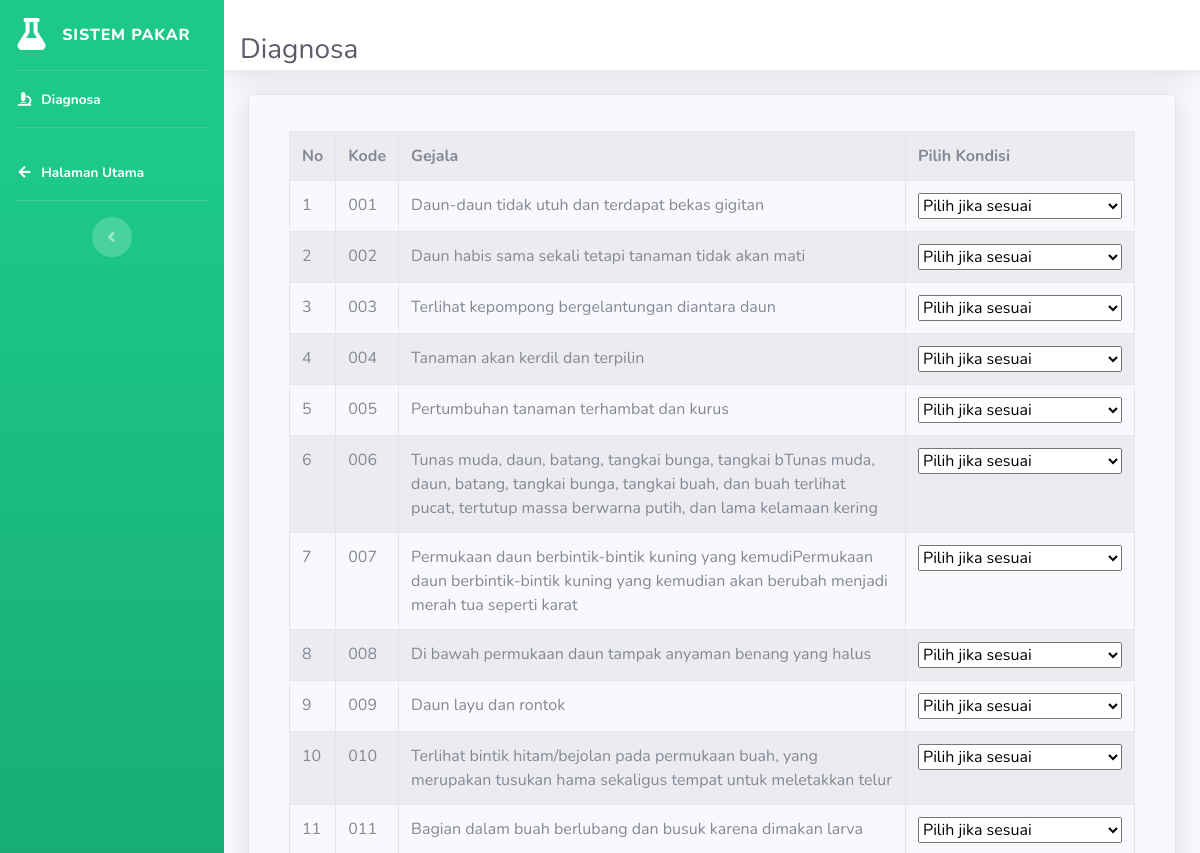
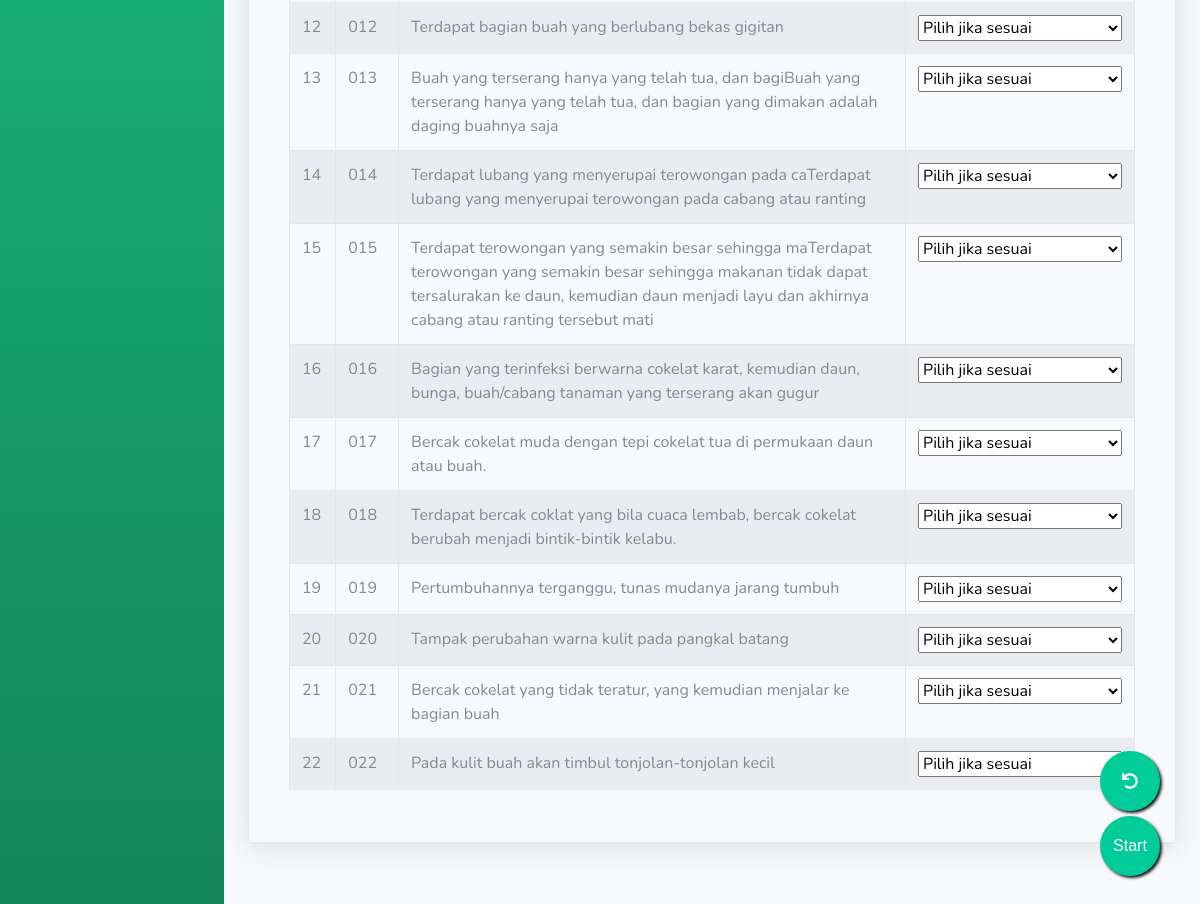
Screenshot of /konsultasi/index.php with the database file from the repository (2 pictures, top to bottom).
### tables this page shows
CREATE TABLE `gejala` (
  `id` int(11) NOT NULL AUTO_INCREMENT,
  `kode_gejala` varchar(5) NOT NULL,
  `gejala` varchar(255) NOT NULL,
  PRIMARY KEY (`id`)
);

### konsultasi/index.php (the view, shortened to what this page needs)
<?php
include "../config/config.php";
if (@$_POST['submit']) {
    include "head.php";
    echo "<title>Halaman Konsultasi</title></head>";
date_default_timezone_set("Asia/Jakarta");
$inptanggal = date('Y-m-d H:i:s');
$arbobot = array('0', '1', '0.8', '0.6', '0.4', '-0.2', '-0.4', '-0.6', '-0.8', '-1');
$argejala = array();
for ($i = 0; $i < count($_POST['kondisi']); $i++) {
    $arkondisi = explode("_", $_POST['kondisi'][$i]);
    if (strlen($_POST['kondisi'][$i]) > 1) {
        $argejala += array($arkondisi[0] => $arkondisi[1]);
    }
}
$sqlkondisi = mysqli_query($conn, "SELECT * FROM kondisi order by id");
while ($rkondisi = mysqli_fetch_array($sqlkondisi)) {
    $arkondisitext[$rkondisi['id']] = $rkondisi['kondisi'];
}
$sqlpkt = mysqli_query($conn, "SELECT * FROM penyakit order by id");
while ($rpkt = mysqli_fetch_array($sqlpkt)) {
    $arpkt[$rpkt['id']] = $rpkt['nama_penyakit'];
    $ardpkt[$rpkt['id']] = $rpkt['det_penyakit'];
    $arspkt[$rpkt['id']] = $rpkt['srn_penyakit'];
    $argpkt[$rpkt['id']] = $rpkt['img'];
}
$sqlpenyakit = mysqli_query($conn, "SELECT * FROM penyakit order by id");
$arpenyakit = array();
while ($rpenyakit = mysqli_fetch_array($sqlpenyakit)) {
  $cftotal_temp = 0;
  $cf = 0;
  $sqlgejala = mysqli_query($conn, "SELECT * FROM pengetahuan where id=$rpenyakit[id]");
  $cflama = 0;
  while ($rgejala = mysqli_fetch_array($sqlgejala)) {
    $arkondisi = explode("_", $_POST['kondisi'][0]);
    $gejala = $arkondisi[0];
    for ($i = 0; $i < count($_POST['kondisi']); $i++) {
      $arkondisi = explode("_", $_POST['kondisi'][$i]);
      $gejala = $arkondisi[0];
      if ($rgejala['id'] == $gejala) {
        $cf = ($rgejala['mb'] - $rgejala['md']) * $arbobot[$arkondisi[1]];
        if (($cf >= 0) && ($cf * $cflama >= 0)) {
          $cflama = $cflama + ($cf * (1 - $cflama));
        }
        if ($cf * $cflama < 0) {
          $cflama = ($cflama + $cf) / (1 - min(abs($cflama), abs($cf)));
        }
        if (($cf < 0) && ($cf * $cflama >= 0)) {
          $cflama = $cflama + ($cf * (1 + $cflama));
        }
      }
    }
  }
  if ($cflama > 0) {
    $arpenyakit += array($rpenyakit['id'] => number_format($cflama, 4));
}
}
arsort($arpenyakit);
$inpgejala = serialize($argejala);
$inppenyakit = serialize($arpenyakit);
$np1 = 0;
foreach ($arpenyakit as $key1 => $value1) {
  $np1++;
  $idpkt1[$np1] = $key1;
  $vlpkt1[$np1] = $value1;
}
mysqli_query($conn, "INSERT INTO riwayat(
            tanggal,
            gejala,
            penyakit,
            hasil_id,
            hasil_nilai
            )
      VALUES(
          '$inptanggal',
          '$inpgejala',
          '$inppenyakit',
          '$idpkt1[1]',
          '$vlpkt1[1]'
          )");
echo "<div class='container'><div class='content'>
	<h3 class='text'>Hasil Diagnosis &nbsp;&nbsp;</h2><a class='btn btn-info' href='".BASE_URL."konsultasi/' id='print' data-toggle='tooltip' data-placement='right' title='Klik tombol ini untuk mencetak hasil diagnosa'><i class='fa fa-arrow-left'></i> Kembali</a>
  <button class='btn btn-primary' id='print' onClick='window.print();' data-toggle='tooltip' data-placement='right' title='Klik tombol ini untuk mencetak hasil diagnosa'><i class='fa fa-print'></i> Cetak</button>
	          <hr><table class='table table-bordered table-striped diagnosa'>
          <th width=8%>No</th>
          <th width=10%>Kode</th>
          <th>Gejala yang dialami (keluhan)</th>
          <th width=20%>Pilihan</th>
          </tr>";
      $ig = 0;
      foreach ($argejala as $key => $value) {
        $kondisi = $value;
        $ig++;
        $gejala = $key;
        $sql4 = mysqli_query($conn, "SELECT * FROM gejala where id = '$key'");
        $r4 = mysqli_fetch_array($sql4);
        echo '<tr ><td>' . $ig . '</td>';
        echo '<td>' . str_pad($r4['kode_gejala'], 3, '0', STR_PAD_LEFT) . '</td>';
        echo '<td><span class="hasil text text-primary">' . $r4['gejala'] . "</span></td>";
        echo '<td><span class="kondisipilih">' . $arkondisitext[$kondisi] . "</span></td></tr>";
      }
      $np = 0;
      foreach ($arpenyakit as $key => $value) {
        $np++;
        $idpkt[$np] = $key;
        $nmpkt[$np] = $arpkt[$key];
        $vlpkt[$np] = $value;
      }
      if ($argpkt[$idpkt[1]]) {
        $gambar = '../gambar/penyakit/' . $argpkt[$idpkt[1]];
      } else {
        $gambar = '../gambar/noimage.png';
      }
      echo "</table><img class='card-img-top img-bordered-sm' style='float:right; margin-left:15px;' src='" . $gambar . "'><hr><h4>Hasil Diagnosa :</h3>";
      echo "<div class='callout callout-default'><h5>Jenis penyakit yang diderita adalah</h5> <b><h5 class='text text-success'>" . $nmpkt[1] . "</b> / " . $vlpkt[1] * 100 . " % (" . $vlpkt[1] . ")<br></h3>";
      echo "</div><br><br><br><br><br><hr><div class='box box-info box-solid'><div class='box-header with-border'><h3 class='box-title'>Detail :</h3></div><div class='box-body'><h5>";
      echo $ardpkt[$idpkt[1]];
      echo "</h5><br><hr></div></div>
          <div class='box box-warning box-solid'><div class='box-header with-border'><h4 class='box-title'>Saran</h4></div><div class='box-body'><h5>";
      echo $arspkt[$idpkt[1]];
      echo "</h5></div></div><br><hr>
          <div class='box box-danger box-solid'><div class='box-header with-border'><h4 class='box-title'>Kemungkinan lain:</h4></div><div class='box-body'><h4>";
      for ($ipl = 2; $ipl < count($idpkt); $ipl++) {
        echo " <h5><i class='fa fa-caret-square-o-right'></i> " . $nmpkt[$ipl] . "</b> / " . round($vlpkt[$ipl], 2) . " % (" . $vlpkt[$ipl] . ")<br></h4>";
      }
      echo "</div></div>
		  </div></div>";
    } else {
        include "head.php";
        echo "<title>Halaman Konsultasi</title></head><body id='page-top'><div id='wrapper'>";
        include "side.php";
        echo "<div class='container'><h1 class='h3 mb-0 text-gray-800'>Diagnosa</h1>
        </div></nav>";
        echo "<div class='container-fluid'><div class='card shadow mb-4'>
        <div class='card-header py-3'><div class='card-body'>";
        echo"<form name=text_form method=POST action='' id=diagnosa><table class='table table-bordered table-striped konsultasi'><tbody class='pilihkondisi'>
        <tr><th>No</th><th>Kode</th><th>Gejala</th><th width='20%'>Pilih Kondisi</th></tr>";
      $sql3 = mysqli_query($conn, "SELECT * FROM gejala order by id");
      $i = 0;
      while ($r3 = mysqli_fetch_array($sql3)) {
        $i++;
        echo "<tr><td class=opsi>$i</td>";
        echo "<td class=opsi>" . str_pad($r3['id'], 3, '0', STR_PAD_LEFT) . "</td>";
        echo "<td class=gejala>$r3[gejala]</td>";
        echo '<td class="opsi"><select name="kondisi[]" id="sl' . $i . '" class="opsikondisi"/><option data-id="0" value="0">Pilih jika sesuai</option>';
          ?>
          <?php
        echo '</select></td>';
        echo "</tr>";
      }
      echo "
		  <input class='float' type=submit data-toggle='tooltip' data-placement='top' title='Klik disini untuk melihat hasil diagnosa' name=submit value='Start' style='font-family:Arial, FontAwesome'>
          </tbody></table>
          <button type='reset' name='reset' id='reset' class='floats fa fa-undo my-float' title='klik untuk reset'>
                                </button></form></div></div></div></div></div>";
    }
    ?>
    <br><br>

### konsultasi/css/float.css (style rules this page uses)
.float { position:fixed; width:60px; height:60px; bottom:40px; right:40px; background-color:#0C9; color:#FFF; border: none; border-radius:50px; text-align:center; box-shadow: 2px 2px 3px rgb(26, 25, 25); }
.floats { position:fixed; width:60px; height:60px; bottom:105px; right:40px; background-color:#0C9; color:#FFF; border: none; border-radius:50px; text-align:center; box-shadow: 2px 2px 3px rgb(26, 25, 25); }
.my-float { margin-top:22px; }

### konsultasi/head.php (style rules this page uses)
.container { padding-top: 30px; }

### rows the page displays
gejala: id "001", gejala "Daun-daun tidak utuh dan terdapat bekas gigitan"
gejala: id "002", gejala "Daun habis sama sekali tetapi tanaman tidak akan mati"
gejala: id "003", gejala "Terlihat kepompong bergelantungan diantara daun"
gejala: id "004", gejala "Tanaman akan kerdil dan terpilin"
gejala: id "005", gejala "Pertumbuhan tanaman terhambat dan kurus"
gejala: id "006", gejala "Tunas muda, daun, batang, tangkai bunga, tangkai bTunas muda, daun, batang, tangkai bunga, tangkai buah, dan buah terlihat pucat, tertutup massa berwarna putih, dan lama kelamaan kering"
gejala: id "007", gejala "Permukaan daun berbintik-bintik kuning yang kemudiPermukaan daun berbintik-bintik kuning yang kemudian akan berubah menjadi merah tua seperti karat"
gejala: id "008", gejala "Di bawah permukaan daun tampak anyaman benang yang halus"
gejala: id "009", gejala "Daun layu dan rontok"
gejala: id "010", gejala "Terlihat bintik hitam/bejolan pada permukaan buah, yang merupakan tusukan hama sekaligus tempat untuk meletakkan telur"
gejala: id "011", gejala "Bagian dalam buah berlubang dan busuk karena dimakan larva"
gejala: id "012", gejala "Terdapat bagian buah yang berlubang bekas gigitan"
gejala: id "013", gejala "Buah yang terserang hanya yang telah tua, dan bagiBuah yang terserang hanya yang telah tua, dan bagian yang dimakan adalah daging buahnya saja"
gejala: id "014", gejala "Terdapat lubang yang menyerupai terowongan pada caTerdapat lubang yang menyerupai terowongan pada cabang atau ranting"
gejala: id "015", gejala "Terdapat terowongan yang semakin besar sehingga maTerdapat terowongan yang semakin besar sehingga makanan tidak dapat tersalurakan ke daun, kemudian daun menjadi layu dan akhirnya cabang atau ranting tersebut mati"
gejala: id "016", gejala "Bagian yang terinfeksi berwarna cokelat karat, kemudian daun, bunga, buah/cabang tanaman yang terserang akan gugur"
gejala: id "017", gejala "Bercak cokelat muda dengan tepi cokelat tua di permukaan daun atau buah."
gejala: id "018", gejala "Terdapat bercak coklat yang bila cuaca lembab, bercak cokelat berubah menjadi bintik-bintik kelabu."
gejala: id "019", gejala "Pertumbuhannya terganggu, tunas mudanya jarang tumbuh"
gejala: id "020", gejala "Tampak perubahan warna kulit pada pangkal batang"
gejala: id "021", gejala "Bercak cokelat yang tidak teratur, yang kemudian menjalar ke bagian buah"
gejala: id "022", gejala "Pada kulit buah akan timbul tonjolan-tonjolan kecil"
